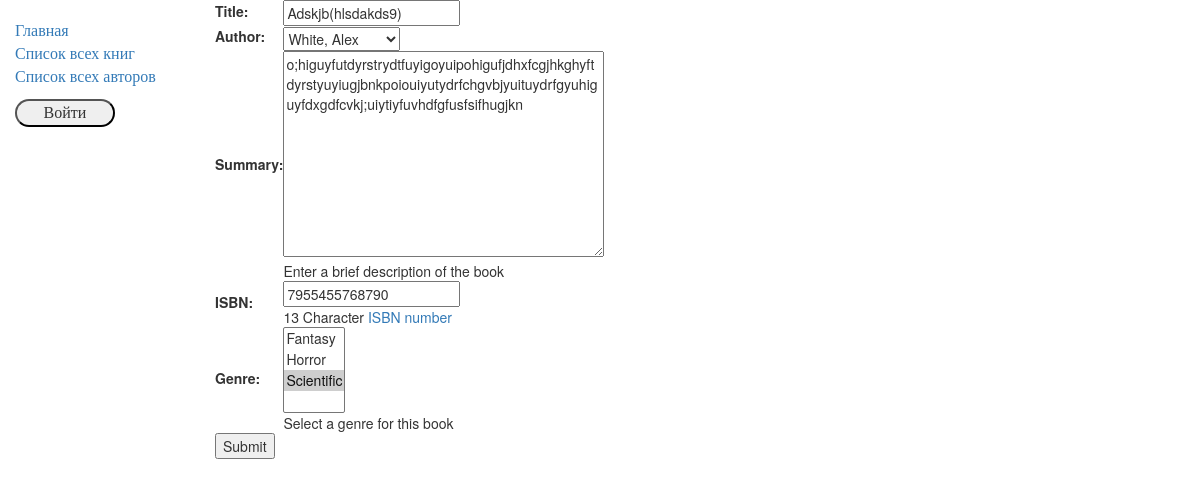
The page /catalog/book/5/update/ on the database as committed earlier.
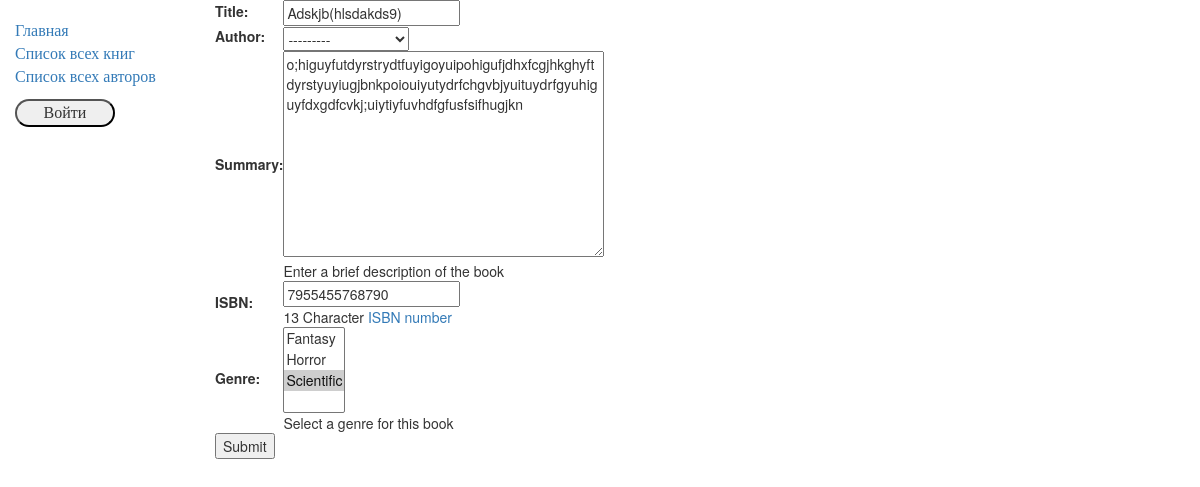
The same page on the database as committed later.
### catalog/models.py (models this page shows, shortened)
class Book(models.Model):
    title = models.CharField(max_length=200)
    author = models.ForeignKey('Author', on_delete=models.SET_NULL, null=True)
    summary = models.TextField(max_length=1000, help_text="Enter a brief description of the book")
    isbn = models.CharField('ISBN', max_length=13, help_text='13 Character <a href="https://www.isbn-international.org/content/what-isbn">ISBN number</a>')
    genre = models.ManyToManyField(Genre, help_text="Select a genre for this book")
    def display_genre(self):
        return ','.join([ genre.name for genre in self.genre.all()[:3]])
    display_genre.short_description = 'Genre'

### catalog/views.py (the view)
# urls.py: re_path(r'^book/(?P<pk>\d+)/update/$', views.BookUpdate.as_view(), name='book-update'),
class BookUpdate(UpdateView):
    model = Book
    fields = '__all__'

### catalog/models.py (called while the page is built)
    def __str__(self):
        return self.name

    def __str__(self):
        return '%s, %s' % (self.last_name, self.first_name)

### catalog/templates/catalog/book_form.html (shortened to what this page needs)
{% extends "base_generic.html" %}
{% block content %}
  <form action="" method="post">
      <table>
      {{ form.as_table }}
      </table>
      <input type="submit" value="Submit" />
  </form>
{% endblock %}

Rows that differ between the two databases and show on the page:
changed Book "Adskjb(hlsdakds9)": author "White, Alex" → "---------"
